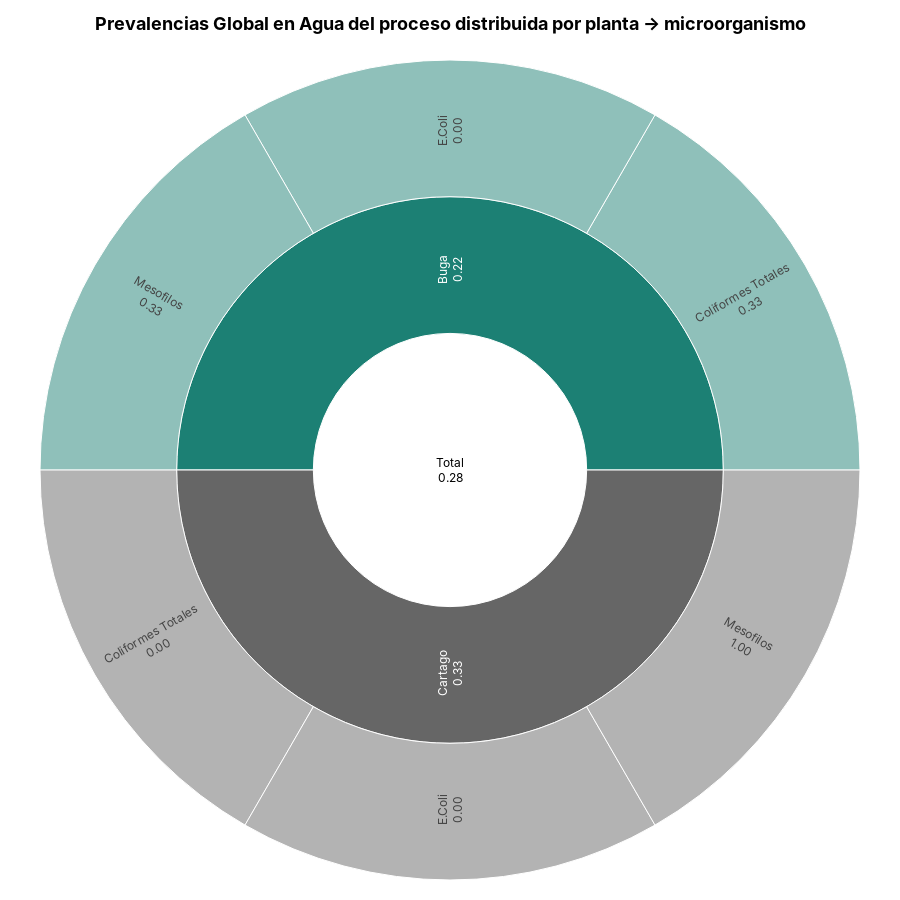

This figure's notebook cell:
### Code cell
levels = ["planta", 'microorganismo']
agua_process_planta_microorganismo = compute_(df=df_agua_process, cols=levels)
title_level = ' → '.join(levels)
f = plot_sunburst(
    
     df=agua_process_planta_microorganismo,
     path_cols=levels,
     metric_col="prev",
    title=f"<b>Prevalencias Global en Agua del proceso distribuida por {title_level}</b>",
     width=900, height=900,
)
f.show()
s3.save_plotly_html(f, "sunburst_agua_process.html")

### Figure 1 — Plotly figure (JSON) as saved in the notebook; plotly's stock layout.template omitted (floating-point values rounded to 4 significant figures)
{"data": [{"branchvalues": "total", "customdata": [[0.2778], [0.2222], [0.3333], [0.3333], [0], [0.3333], [0], [0], [1]], "hovertemplate": "<b>%{label}</b><br>prev (Prom): %{customdata[0]:.2f}<br>Valor: %{value:.2f}<br>% del Raíz: %{percentRoot:.1%}<br>% del Padre: %{percentParent:.1%}<extra></extra>", "ids": ["root", "L1:Buga", "L1:Cartago", "L1:Buga|L2:Coliformes Totales", "L1:Buga|L2:E.Coli", "L1:Buga|L2:Mesofilos", "L1:Cartago|L2:Coliformes Totales", "L1:Cartago|L2:E.Coli", "L1:Cartago|L2:Mesofilos"], "insidetextorientation": "radial", "labels": ["Total", "Buga", "Cartago", "Coliformes Totales", "E.Coli", "Mesofilos", "Coliformes Totales", "E.Coli", "Mesofilos"], "marker": {"colors": ["#FFFFFF", "#1C8074", "#666666", "#60a69d", "#60a69d", "#60a69d", "#939393", "#939393", "#939393"], "line": {"color": "#FFFFFF", "width": 1}}, "parents": ["", "root", "root", "L1:Buga", "L1:Buga", "L1:Buga", "L1:Cartago", "L1:Cartago", "L1:Cartago"], "texttemplate": "%{label}<br>%{customdata[0]:.2f}", "type": "sunburst", "values": [6, 3, 3, 1, 1, 1, 1, 1, 1]}], "layout": {"font": {"color": "black", "family": "Inter, Arial, sans-serif", "size": 12}, "height": 900, "margin": {"b": 20, "l": 20, "r": 20, "t": 60}, "paper_bgcolor": "rgba(0,0,0,0)", "plot_bgcolor": "rgba(0,0,0,0)", "title": {"font": {"size": 18}, "text": "<b>Prevalencias Global en Agua del proceso distribuida por planta → microorganismo</b>", "x": 0.5}, "width": 900}}
